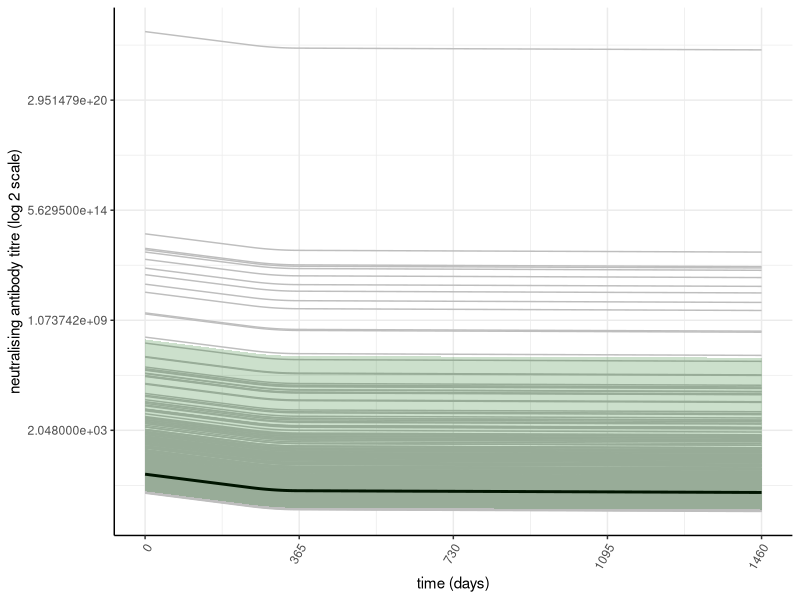
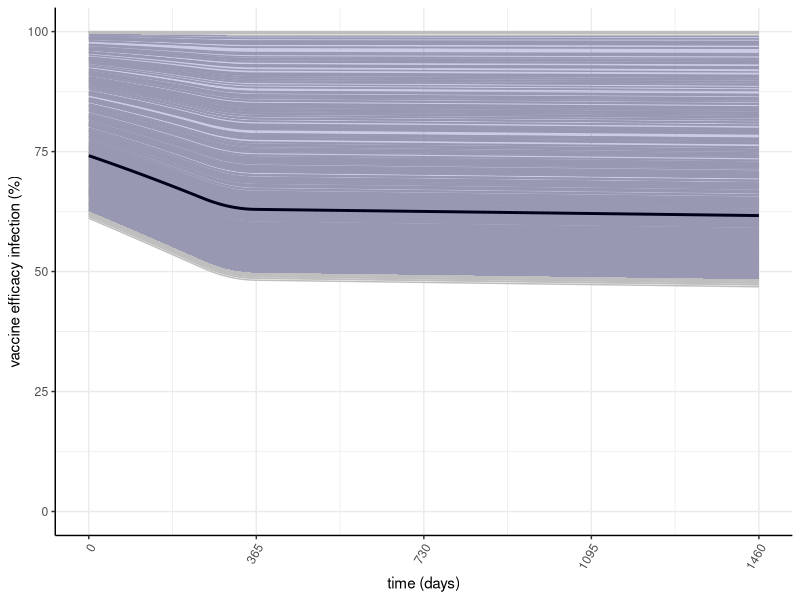
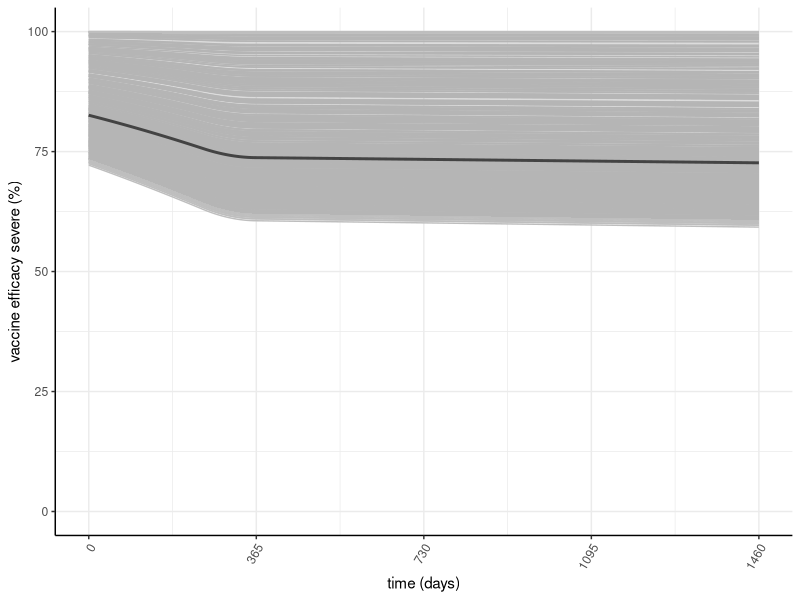
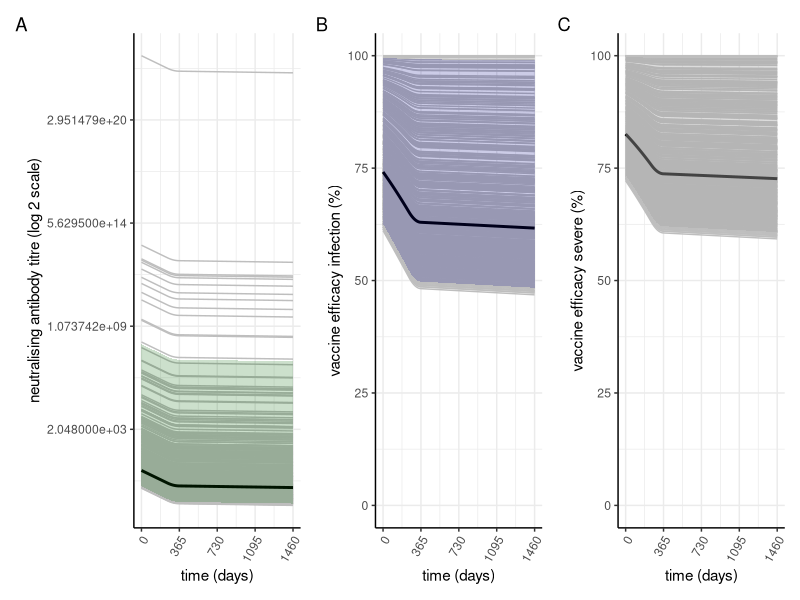
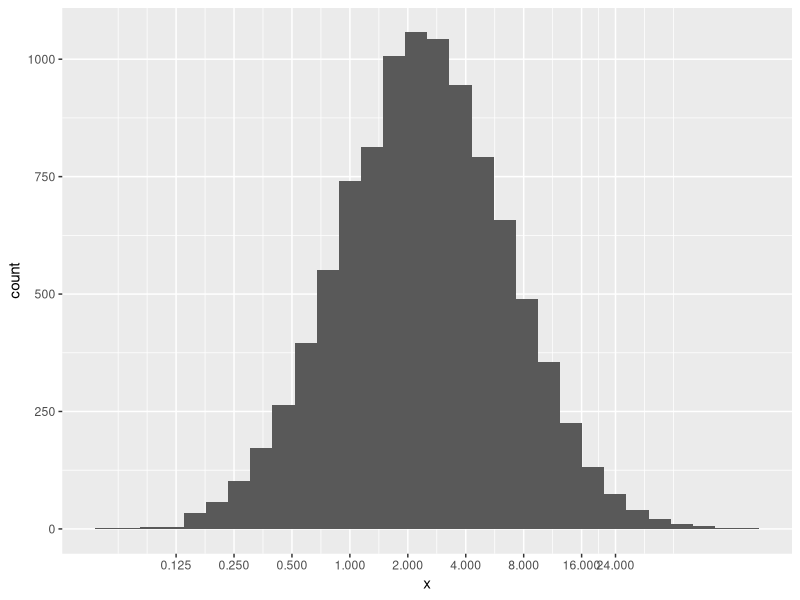
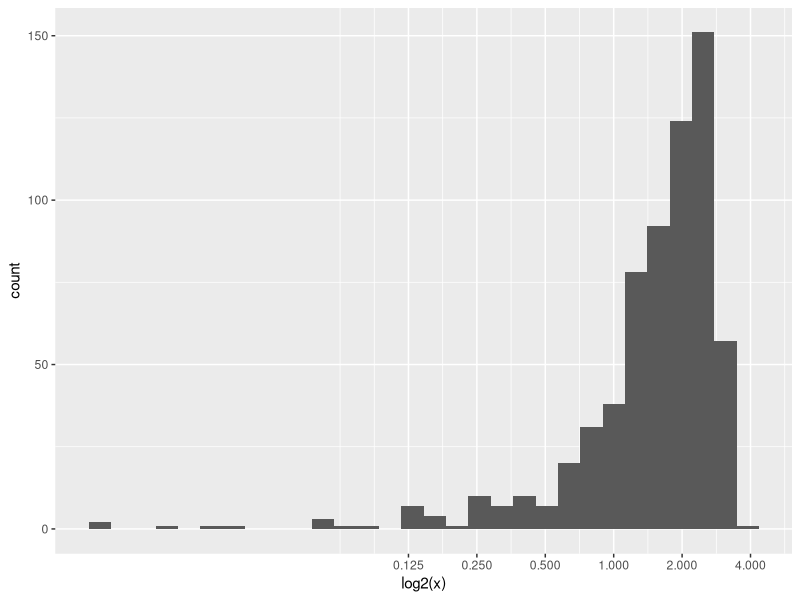
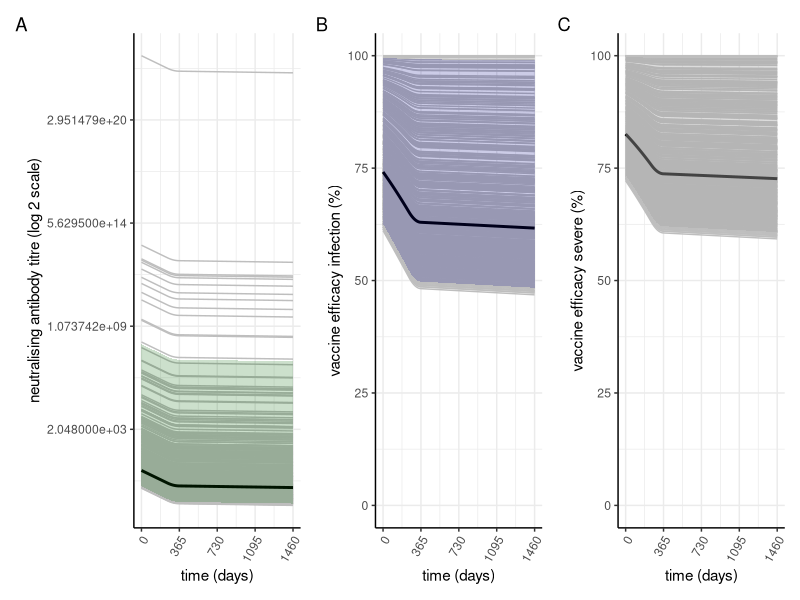

Generate these figures, in order, with R:
library(tidyverse)
library(patchwork)

# parameters

# ab titre params
mu_ab <- 223/94 # pfizer normalised neutralisation titre, linear scale
#mu_ab <- 32/59 # az normalised neutralisation titre, linear scale
ab_50 <- 0.2 # titre relative to convalescent required to provide 50% protection from infection, on linear scale
ab_50_severe <- 0.03

std10 <- 0.44 # Pooled standard deviation of antibody level on log10 data
std <- log(10^std10) # Standard deviation in natural log units
std_lin <- exp(std) # standard deviation on linear scale

k <- 3/log(10) # logistic k value in natural log units (divided by log10 to convert it to natural logarithm units)
logk <- log(k)

t <- 0:(365*4) # Number of days to model
hl <- 108 # Half life of antibody decay
hl_long <- 3650
time_to_decay <- 365 - 250 # time in days to reach longest half-life
dr <- -log(2)/hl # Corresponding decay rate in days for half life above
dr_long <- -log(2)/hl_long

nt <- NULL

draw <- function(mu_ab = mu_ab, std = std, std10 = std10, ab_50 = ab_50, ab_50_severe, rho = rho, dr = dr, t = t, dr_long = dr_long, logk = logk){
  
  # decay rates over time
  dr_vec <- c(rep(dr, 250), seq(dr, dr_long, length.out = time_to_decay), rep(dr_long, (length(t) - time_to_decay - 250)))

  # nab titre distribution for a given vaccine product: draw from a log-normal distribution
  init_titre <- rlnorm(1, log(mu_ab), std)

  # antibody titre in natural log units with decay
  nt[1] <- init_titre
  for (i in 2:length(t)){
    nt[i] <- nt[i-1] + dr_vec[i]
  }
  
  # relate titre to efficacy over time
  ef <- 1 / (1 + exp(-logk * (nt - log(ab_50))))
  ef_severe <- 1 / (1 + exp(-logk * (nt - log(ab_50_severe))))

  # output list containing titre and vaccine efficacy
  ret <- list(titre = exp(nt), VE = ef, VE_severe = ef_severe)
  return(ret)
}

r1 <- NULL
for (i in 1:500){
  out <- draw(mu_ab = mu_ab, std = std, std10 = std10, ab_50 = ab_50, ab_50_severe, rho = rho, dr = dr, t = t, dr_long = dr_long, logk = logk)
  sub <- data.frame(t = t, run = rep(i, length(t)), Titre = out$titre, Efficacy = out$VE, Efficacy_Severe = out$VE_severe)
  r1 <- rbind(r1, sub)
}

r1 <- r1 %>%
  mutate(Efficacy = Efficacy * 100,
         Efficacy_Severe = Efficacy_Severe * 100) %>%
  pivot_longer(cols = c("Titre", "Efficacy", "Efficacy_Severe"), names_to = "type") %>%
  mutate(type = factor(type, levels = c("Titre", "Efficacy", "Efficacy_Severe")))

r1_summary <- r1 %>%
  group_by(type, t) %>%
  summarise(median = median(value),
            upper = quantile(value, 0.975),
            lower = quantile(value, 0.025))

g1 <- ggplot(data = filter(r1, type == "Titre")) +
  geom_line(aes(x = t, y = value, group = run), col = "grey") +
  geom_line(data = filter(r1_summary, type == "Titre"), aes(x = t, y = median), size = 1) +
  geom_ribbon(data = filter(r1_summary, type == "Titre"), aes(x = t, ymin = lower, ymax = upper), alpha = 0.2, fill = "darkgreen") +
  labs(x = "time (days)", y = "neutralising antibody titre (log 2 scale)") +
  scale_x_continuous(breaks = c(0, 365, 365*2, 365*3, 365*4)) +
  scale_y_continuous(trans = "log2") +
  theme_bw() +
  theme(strip.background = element_rect(fill = NA, color = "white"),
        panel.border = element_blank(),
        axis.line = element_line(),
        axis.text.x=element_text(angle=60, hjust = 1)
  )

g1

g2 <- ggplot(data = filter(r1, type == "Efficacy")) +
  geom_line(aes(x = t, y = value, group = run), col = "grey") +
  geom_line(data = filter(r1_summary, type == "Efficacy"), aes(x = t, y = median), size = 1) +
  geom_ribbon(data = filter(r1_summary, type == "Efficacy"), aes(x = t, ymin = lower, ymax = upper), alpha = 0.2, fill = "darkblue") +
  lims(y = c(0, 100)) +
  labs(x = "time (days)", y = "vaccine efficacy infection (%)") +
  scale_x_continuous(breaks = c(0, 365, 365*2, 365*3, 365*4)) +
  theme_bw() +
  theme(strip.background = element_rect(fill = NA, color = "white"),
        panel.border = element_blank(),
        axis.line = element_line(),
        axis.text.x=element_text(angle=60, hjust = 1)
  )

g2

g3 <- ggplot(data = filter(r1, type == "Efficacy_Severe")) +
  geom_line(aes(x = t, y = value, group = run), col = "grey") +
  geom_line(data = filter(r1_summary, type == "Efficacy_Severe"), aes(x = t, y = median), size = 1) +
  geom_ribbon(data = filter(r1_summary, type == "Efficacy_Severe"), aes(x = t, ymin = lower, ymax = upper), alpha = 0.4, fill = "darkgrey") +
  lims(y = c(0, 100)) +
  labs(x = "time (days)", y = "vaccine efficacy severe (%)") +
  scale_x_continuous(breaks = c(0, 365, 365*2, 365*3, 365*4)) +
  theme_bw() +
  theme(strip.background = element_rect(fill = NA, color = "white"),
        panel.border = element_blank(),
        axis.line = element_line(),
        axis.text.x=element_text(angle=60, hjust = 1)
  )

g3

plots <- (g1 | g2 | g3) + plot_annotation(tag_levels = 'A')

plots

ggsave("Fig1.png", plots, height = 5, width = 13)


# check distribution we are using
x <- rlnorm(10000, log(mu_ab), std)
x <- data.frame(x = x)
ggplot(x) + geom_histogram(aes(x = x)) + scale_x_continuous(trans = "log2", breaks = c(0.125, 0.25, 0.5, 1, 2, 4, 8, 16, 24))

# check distribution we are using

x <- rnorm(1000, mu_ab, std_lin)
x <- data.frame(x = x)
ggplot(x) + geom_histogram(aes(x = log2(x))) + scale_x_continuous(trans = "log2", breaks = c(0.125, 0.25, 0.5, 1, 2, 4, 8, 16, 24))
